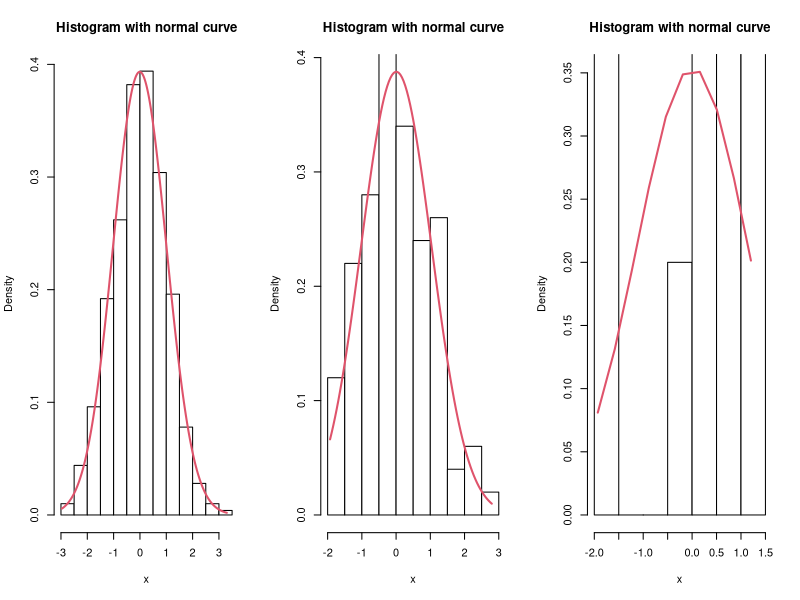
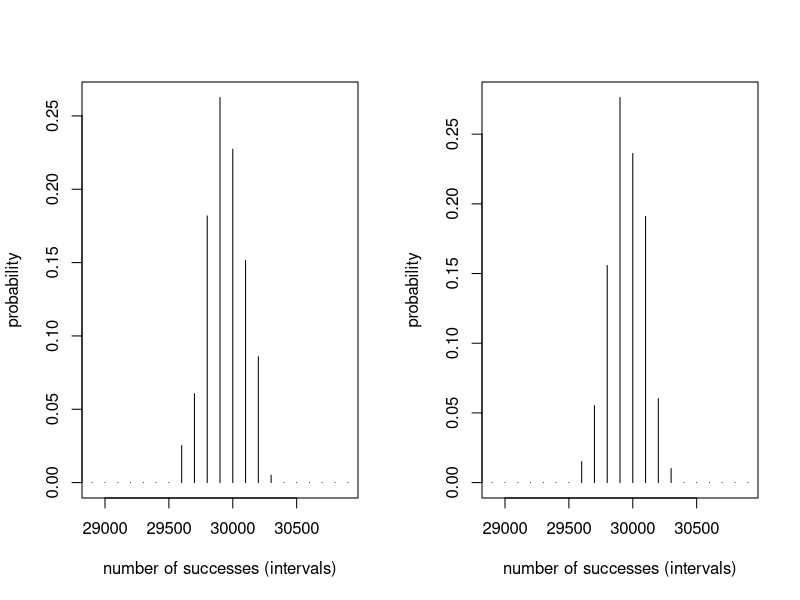
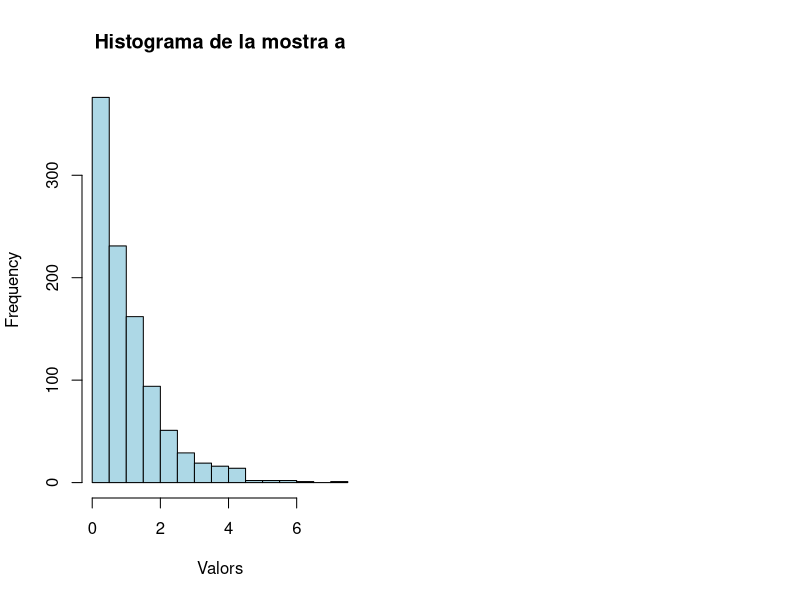

Here is the R script that generated these plots, in order:
## ---- chunk 1
knitr::opts_chunk$set(echo = TRUE)
## ---- chunk 2


modificar_edad <- function(x) {
  if (x!= 10){
    edad_modificada <- x+1
  }else{
   edad_modificada <- x+2
  }
  
  return(edad_modificada)
}

cat("Prova amb x = 10:", modificar_edad(10))

cat("Prova amb x = 25:", modificar_edad(25))


## ---- chunk 3
clasificar_edad <- function(x) {
  if (x<= 18){
    edad <- "Jove"
  }else if (x >=19 && x<=65){
   edad <- "Adult"
  }else{
    edad <- "Ancià"
  }
  return(edad)
}

cat("La edat de 13 correspon a",clasificar_edad(13))
cat("La edat de 55 correspon a", clasificar_edad(55))
cat("La edat de 70 correspon a", clasificar_edad(70))


## ---- chunk 4
nota <- c("aprobat","suspés")
llista_gran <- c(nota, rep("aprobat", 5), rep("suspes", 3))

df_notes <- data.frame(Notes = llista_gran)

columna_binaria <- numeric(nrow(df_notes))


for (i in seq_along(df_notes$Notes)) {
  if (df_notes$Notes[i] == "aprobat"){
    columna_binaria[i] <- 1
  }else{
    columna_binaria[i] <- 0
  }
}
df_notes$binari <- columna_binaria

df_notes
## ---- chunk 5

preu_farina <- function(precio,x) {
  lista_precio <- list(precio)
  while (precio < x) {
    precio <- precio+0.05
    lista_precio <- append(lista_precio,precio)
  }
  return(lista_precio)
}

preus <- preu_farina(2.35,4)

cat("La llista de preus de la farina es: ",paste(preus, collapse = ", "))
## ---- chunk 6

random_normal <- function(n){
  set.seed(154)

  x <- rnorm(n, mean = 0, sd = 1)
  
  x2 <- seq(min(x), max(x), length = n)
  
  # Corva normal
  fun <- dnorm(x2, mean = mean(x), sd = sd(x))
  
  # Histograma
  hist(x, prob = TRUE, col = "white",
       ylim = c(0, max(fun)),
       main = "Histogram with normal curve")
  lines(x2, fun, col = 2, lwd = 2)
}

par(mfrow = c(1, 3)) #Posem els 3 grafics junts
random_normal(1000)
random_normal(100)
random_normal(10)

## ---- chunk 7
par(mfrow = c(1, 2)) #Posem els 2 grafics junts

#a) 
set.seed(543)
#b)
b<-rbinom(50,100000,0.3)
#c)
c<-rbinom(70,100000,0.3)
#d)
d<-rbinom(80,100000,0.3)
#e)
suma <- c(d,c,b)
s = seq(0,100000,100) # sequencia del 0 al 100000 de 100 en 100
x = rep(0,length(s)-1) # inicialitzem vector amb la longitud de s per anar guardant el contatge de cada interval

for(i in 1:(length(s)-1)){ #contem quants valors de 'suma' hi ha en cada interval 
  x[i] = length(suma[(suma>s[i])&suma<s[i+1]])
}
x = x/sum(x) #estandaritzem
y = x[seq(290,310)] # com que tenim un rang de 0-100000 escollim una part d'aquest interval on s'acumulen la major part dels intervals de la funció de densitat, ja que la resta son 0
x = s[seq(290,310)]
plot(x,y,type="h",xlab="number of successes (intervals)",ylab="probability")


#f)
f <- rbinom(80+70+50,100000,0.3)
s = seq(0,100000,100)
x = rep(0,length(s)-1)
names(x) = s[-length(s)]
for(i in 1:(length(s)-1)){
  x[i] = length(f[(f>s[i])&f<s[i+1]])
}
x = x/sum(x)
y = x[seq(290,310)]
x = s[seq(290,310)]
plot(x,y,type="h",xlab="number of successes (intervals)",ylab="probability")



## ---- chunk 8

set.seed(123)

vermell <- 5/8
cat("Probabilitat de que surti vermell ", vermell)

verd <- 3/8
cat("Probabilitat de que surti verd", verd)

#Simulem dos extraccions sense reemplaçament
extraccio_1 <- sample(c(1,0), 2, prob=c(vermell,verd)) #1 correspon a vermell i 0 correspon a verd
cat("Primera simulació sense reemplaçament", extraccio_1)
cat("Vermell:", sum(extraccio_1 == 1))
cat("Verd:", sum(extraccio_1 == 0))
#Simulem 100 extraccions amb reemplaçament
extraccio_2 <- sample(c(1,0), 100, rep=T, prob=c(vermell,verd))
cat("100 extraccions amb reemplaçament: ", extraccio_2)
cat("Vermell:", sum(extraccio_2 == 1))
cat("Verd:", sum(extraccio_2 == 0))
## ---- chunk 9
set.seed(123)

#a)
a <- rexp(1000, rate = 1)
hist(a, col = "lightblue", main = "Histograma de la mostra a", xlab = "Valors")

#b) 
p = length(a[a>2])/1000 #Contem el nº de valors més gran que 2 i el dividim entre el nombre de valors total
cat("La probabilitat aproximada de ser més gran que 2 es:",p)

#c)
prob_mes_gran_que_2 <- 1 - pexp(2, rate = 1)
cat("La probabilitat de ser més gran que 2 es",prob_mes_gran_que_2)
#d)
quartils <- quantile(a, probs = c(0.25, 0.5, 0.75))
#Els quartils de la distribució exponencial simulada son:
print(quartils)
